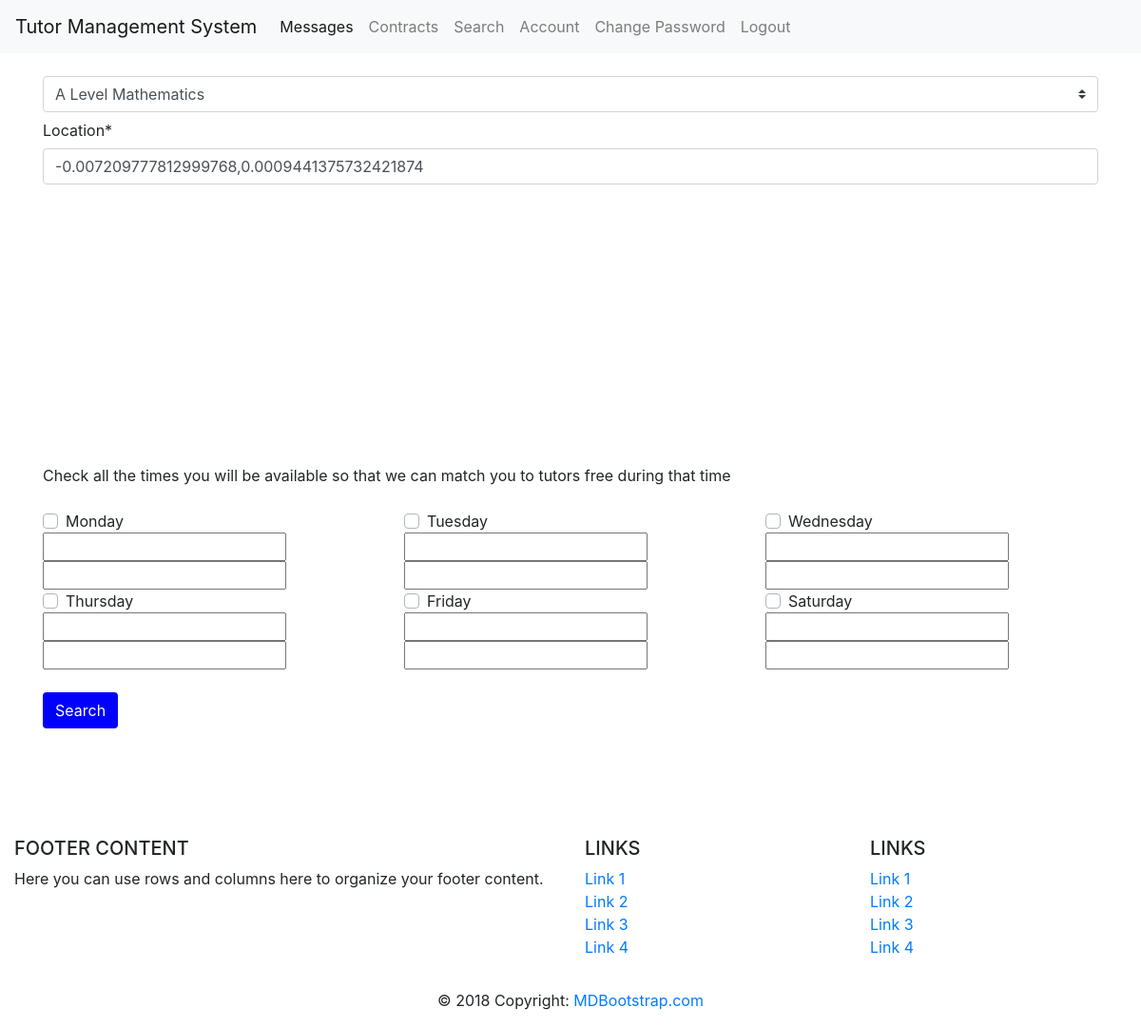
Screenshot of /search/ (signed in) with the database file from the repository.
### main/models.py (models this page shows, shortened)
class Day(models.Model):
	Name = models.CharField(max_length=100)

### main/views.py (the view, shortened to what this page needs)
# urls.py: path('search/', views.search_tutor, name = 'search_tutor'),
def search_tutor(request):
	if not request.user.is_authenticated:
		return redirect("main:homepage")
	return render_search(request)

### main/models.py (called while the page is built)
	def get_board_and_name(self):
		return self.Board.Name + " " + self.Name

### main/views.py (called while the page is built)
def render_search(request):
	Days = Day.objects.all()
	Subjects = Subject.objects.all()
	return render(request, 'main/search.html', {'Days': Days, 'Subjects': Subjects})

### main/templates/main/search.html (shortened to what this page needs)
{% extends 'main/header.html'%}
{% load crispy_forms_tags %}
{% block content %}
<link href="https://unpkg.com/gijgo@1.9.13/css/gijgo.min.css" rel="stylesheet" type="text/css" />
	<form method = "POST" enctype="multipart/form-data">
<select class="custom-select" id='subjec' name ='subjec'>
	{% for i in Subjects %}
	  <option value={{ i.id }}>{{ i.get_board_and_name }}</option>
	{% endfor %}
</select>
		<div id="div_id_location" class="form-group"> <label for="id_location" class="col-form-label  requiredField">
                Location<span class="asteriskField">*</span> </label> <div class=""> <input type="text" name="location" value="-0.007209777812999768,0.0009441375732421874" class="locationwidget form-control" required id="id_location" data-location-field-options="{&quot;map.provider&quot;: &quot;google&quot;, &quot;map.zoom&quot;: 13, &quot;provider.google.api&quot;: &quot;//maps.google.com/maps/api/js&quot;, &quot;provider.google.api_key&quot;: &quot;AIzaSyBDI38GDYQVSpfkenrup-aBKK5d3GM3xFE&quot;, &quot;provider.google.map_type&quot;: &quot;ROADMAP&quot;, &quot;resources.root_path&quot;: &quot;/static/location_field&quot;, &quot;resources.media&quot;: {&quot;js&quot;: [&quot;/static/location_field/js/form.js&quot;]}, &quot;field_options&quot;: {&quot;based_fields&quot;: [], &quot;prefix&quot;: &quot;&quot;}}">
<div class="map-widget" style="margin-top: 4px"> <label></label> <div id="map_location" style="width: 500px; height: 250px"></div>
</div> </div> </div>
		Check all the times you will be available so that we can match you to tutors free during that time
		<br />
		<br />
		<div class = "row">
		{% for i in Days %}
		<div class = "col-sm-4">
			<div class="custom-control custom-checkbox">
				<label class="custom-control-label" for={{i.Name}}>{{i.Name}}</label>
			</div>
		<input id="{{i.Name}}TimeStart"     width="310" name = {{i.id}}TimeStart />
		<input id="{{i.Name}}TimeEnd"    name={{i.id}}TimeEnd width="310" name = {{i.Name}}TimeEnd/>
		</div>
		{% endfor %}
		</div>
		<br />
		<button class='btn' style = 'background-color:blue; color:white'  type = 'submit'>Search</button>
	</form>
{% endblock %}

### main/templates/main/header.html (style rules this page uses)
html, body { height: 100%; margin: 0px; }

### rows the page displays
Day: Name "Monday"
Day: Name "Tuesday"
Day: Name "Wednesday"
Day: Name "Thursday"
Day: Name "Friday"
Day: Name "Saturday"

### other values shown
form field subjec "A Level Mathematics"
